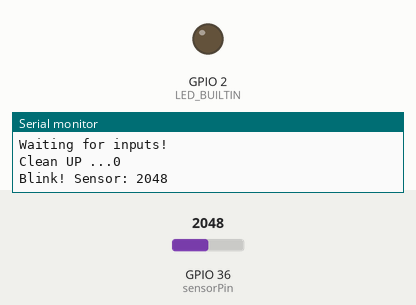
This sketch was run on a simulated ESP32. Shown: output pins drawn as LEDs (lit = HIGH), the last lines printed to the serial monitor. Inputs (shaded band) come from the test bench; at power-on: GPIO 36 (sensorPin) = 2048.

Above: at 4.8 s.
4.9 s: GPIO 36 (sensorPin) set to 318
9.9 s: GPIO 36 (sensorPin) set to 287
At 10.9 s:
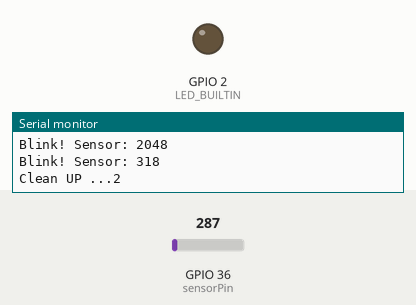
21.5 s: GPIO 36 (sensorPin) set to 491
At 24.4 s:
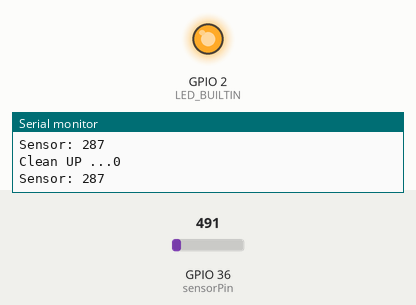
30.0 s: GPIO 36 (sensorPin) set to 260
At 31.0 s:
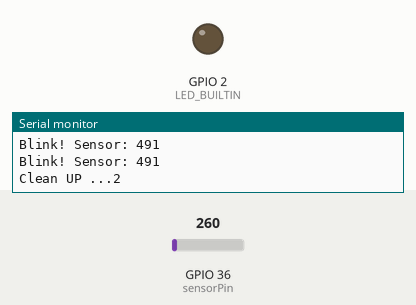
Timing chart, 0 to 33.0 s (numbered marks = the images above; inputs shaded):
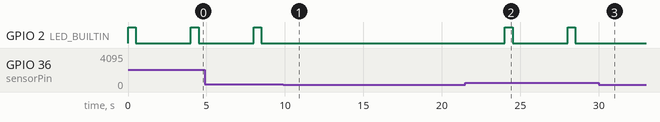

The sketch:

FreeRTOS_Notification20210808.ino
```cpp
/**
 * 西红柿武士作品
 * 任务直接通知视频示例
*/

// 包含Arduino FreeRTOS 库
#include <Arduino_FreeRTOS.h>
/*
 * 定义不同的位的值对应不同的设置
 */
#define BUTTON 0x01
#define KNOB   0x02
#define OPEN   0x03
#define CLEAN  0x00
#ifndef ULONG_MAX
  #define ULONG_MAX 0xffffffff
#endif
#define THRESHOLD_VALUE 300 //定义内置LED点亮的阀值

TaskHandle_t taskNotificationHandler; //定义任务句柄
/*
 * 定义不同延迟的长度
 */
const TickType_t xDelay = pdMS_TO_TICKS( 500 );
const TickType_t xAnalogReadDelay = pdMS_TO_TICKS( 3000 );
const TickType_t xCleanUPDelay = pdMS_TO_TICKS( 5000 );
//函数声明
void TaskHandler( void *pvParameters );
void TaskReadAnalog( void *pvParameters );
void prvBlink( void );
void interruptHandler( void );
void TaskCleanUP(void *pvParameters);
//声明事件接收变量
volatile uint32_t ulEventsToProcess=0;

/*
 * 中断回调函数
 * 每次按下按钮设置事件BUTTON位值为1
 */
void interruptHandler(void)
{
  BaseType_t xHigherPriorityTaskWoken = pdFALSE;
  xTaskNotifyFromISR(taskNotificationHandler, BUTTON, eSetBits, &xHigherPriorityTaskWoken);
  if (xHigherPriorityTaskWoken) {
    taskYIELD();
  }
}
/*
 * 内置LED等闪烁函数
 * 每次闪烁一次，点亮和熄灭间隔为0。5秒
 */
void prvBlink( void )
{
  digitalWrite(LED_BUILTIN, HIGH);   // turn the LED on (HIGH is the voltage level)
  vTaskDelay( 500 / portTICK_PERIOD_MS ); // wait for 0.5 second
  digitalWrite(LED_BUILTIN, LOW);    // turn the LED off by making the voltage LOW
  vTaskDelay( 500 / portTICK_PERIOD_MS ); // wait for 0.5 second
}

/*
 * 关键任务，根据事件状态做出相应的动作
 */
void TaskHandler(void *pvParameters)
{
  //(void) pvParameters;
  BaseType_t xResult;
  for (;;) {


      xResult = xTaskNotifyWait( pdFALSE, //进入函数后不清除原来的位的值
                           BUTTON, //函数退出前BUTTON事件位的值清零
                           &ulEventsToProcess, //事件通知值的存储变量
                           portMAX_DELAY );//函数永久等待事件的更新

      if( xResult == pdPASS ) //表明通知状态被更新，接收到了通知事件信息
      {

         if( ( ulEventsToProcess & BUTTON ) != 0 )
         {
          Serial.println("Button"); //如果BUTTON位的值为1，打印"BUTTON"信息
         }
          //如果事件同时满足两个条件即1和2位同时为1，打印位的值和"WOW"信息
         if( ( ulEventsToProcess & OPEN ) == OPEN )
         {
            Serial.print(ulEventsToProcess);
            Serial.println("WOW!");
         }
      }
      else
      {
         //如果出错，打印错误信息
         Serial.println("Error occur!");
      }

  }
}

/*
 * 电位器模拟信号读取函数
 *
 */
void TaskReadAnalog(void *pvParameters)
{
  int sensorPin = A0;
  int sensorValue = 0;
    //配置内置LED
  pinMode(LED_BUILTIN, OUTPUT);

  for (;;) {

      sensorValue = analogRead(sensorPin);//读取电位器的值
      //如果电位器的值大于阀值
      if (sensorValue > THRESHOLD_VALUE) {
        prvBlink();//闪烁内置LED等
        xTaskNotify(taskNotificationHandler, KNOB, eSetValueWithoutOverwrite);//向事件处理任务发送KNOB事件信息
        Serial.print("Blink! Sensor: ");
        Serial.println(sensorValue);
        vTaskDelay( xAnalogReadDelay );
      }else{
        Serial.print("Sensor: ");
        Serial.println(sensorValue);
        vTaskDelay( xAnalogReadDelay );
      }
  }
}
/*
 * 事件清除函数
 * 清除事件位上的设置为0，清除代码用CRITICAL区间保护，确保清除期间事件变量不会被更新
 */
void TaskCleanUP(void *pvParameters)
{
  for(;;){
    taskENTER_CRITICAL();
    xTaskNotify(taskNotificationHandler, CLEAN, eSetValueWithOverwrite);//eAction设置为强制覆盖
    Serial.print("Clean UP ...");
    Serial.println(ulEventsToProcess);//此时的事件值为清除前的值
    taskEXIT_CRITICAL();
    vTaskDelay(xCleanUPDelay);

  }
}
/*
 * 主函数
 */
void setup() {
  //设置串口通许波特率9600
  Serial.begin(9600);
  // Configure pin 2 as an input and enable the internal pull-up resistor.
  pinMode(2, INPUT_PULLUP);

  // 创立主事件处理任务
  xTaskCreate(TaskHandler, // 调用函数
              "Notification", // 任务名
              128, // 栈尺寸
              NULL,//不带参数
              2, // 优先级
              &taskNotificationHandler ); // 任务句柄

  xTaskCreate(TaskReadAnalog, // 调用函数
              "AnalogRead", // 任务名
              128, // 栈尺寸
              NULL,//不带参数
              1, // 优先级
              NULL ); // TaskHandle

   xTaskCreate(TaskCleanUP, // 调用函数
              "Clean UP", // 任务名
              128, // 栈尺寸
              NULL,//不带参数
              3, // 优先级
              NULL ); // TaskHandle
   int digitalPin = 2;
   attachInterrupt(digitalPinToInterrupt(digitalPin), interruptHandler, CHANGE); //配置中断引脚为2，电平改变为触发
   Serial.println("Waiting for inputs!");

}
/*
 * 循环函数已经在RTOS任务中执行，此循环为空
 */
void loop() {

}
```

Measured:
- after the input at 9.9 s, GPIO 2 (LED_BUILTIN): stops changing and stays LOW
- after the input at 21.5 s, GPIO 2 (LED_BUILTIN): alternates HIGH for 0.50 s and LOW for 3.5 s, starting after 2.5 s
- after the input at 30.0 s, GPIO 2 (LED_BUILTIN): stays LOW (without the input it goes to HIGH after 2.0 s)
